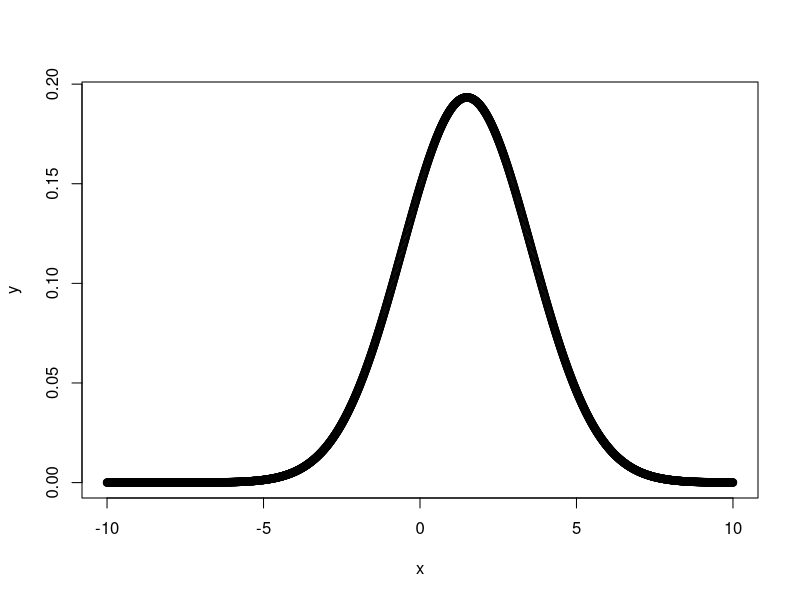

This chart was generated by the following R code:
## ---- chunk 1
set.seed(1337)
n <- 10000
no_switch <- 0
switch <- 0
for (i in 1:n) {
  car <- sample(c(1, 2, 3), 1)
  initial_guess <- 1
  if (car == initial_guess) {
    # If the car is the initial guess, just count that
    no_switch <- no_switch + 1
  } else {
    switch <- switch + 1
  }
}

## ---- chunk 2
x <- seq(-10, 10, .01)
y <- .5*dnorm(x, 1, 2) + .5*dnorm(x, 2, 2)
plot(x, y)
## ---- chunk 3
f1 <- dnorm(1, 1, 2)
f2 <- dnorm(1, 2, 2)
p1 <- round(.5*f1 / (.5 * (f1 + f2)), 4)
## ---- chunk 4
N_list <- c(99:107)

calc_utility <- function(N, theta) {
  if (N <= 100) {
    N*500
  } else {
    bad_N <- 101:N
    prob_bad_N <- 1- mapply(pbinom, q = bad_N, size = N, prob = theta)
    loss <- sum((bad_N - 100) * 3000 * prob_bad_N)
    500 * N - loss
  }
}

utility <- lapply(N_list, calc_utility, theta = .95)
cbind(N_list, utility)
## ---- chunk 5
N_list <- c(99:107)

calc_y_prob = function(y, N) {
  choose(N, y) * gamma(y + 45) * gamma(N-y+2)
}

calc_utility_e <- function(N, theta) {
  if (N <= 100) {
    N*500
  } else {
    coef <- 46*45 / (gamma(2) * gamma(N + 47))
    bad_y <- 101:N
    prob_bad_y <- coef * mapply(calc_y_prob, y = bad_y, N = N)
    loss <- sum((bad_y - 100) * 3000 * prob_bad_y)
    500 * N - loss
  }
}

utility <- lapply(N_list, calc_utility_e, theta = .95)
cbind(N_list, utility)
## ---- chunk 6
N_list <- c(99:107)
n <- 100000

test_N <- function(N) {
  thetas <- rbeta(n, 45, 2)
  ys <- mapply(rbinom, n = 1, size = N, prob = thetas)
  income <- N*500 - ifelse(ys > 100, (ys-100)*3000, 0)
  mean(income)
}

mean_income <- lapply(N_list, test_N)
cbind(N_list, mean_income)
## ---- chunk 7
N_list <- c(99:107)
n <- 100000

test_N <- function(N) {
  thetas <- rbeta(n, 45, 2)
  ys <- mapply(rbinom, n = 1, size = N, prob = thetas)
  income <- N*500 - ifelse(ys > 100, (ys-100)*3000, 0)
  above_target <- income > 40000
  mean(above_target)
}

above_target_prop <- lapply(N_list, test_N)
cbind(N_list, above_target_prop)
